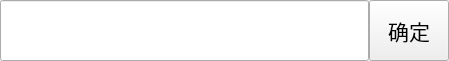
<?xml version="1.0" encoding="UTF-8"?>
<ui version="4.0">
 <class>SearchFri</class>
 <widget class="QWidget" name="SearchFri">
  <property name="geometry">
   <rect>
    <x>0</x>
    <y>0</y>
    <width>449</width>
    <height>61</height>
   </rect>
  </property>
  <property name="windowTitle">
   <string>Form</string>
  </property>
  <layout class="QVBoxLayout" name="verticalLayout">
   <property name="spacing">
    <number>0</number>
   </property>
   <property name="leftMargin">
    <number>0</number>
   </property>
   <property name="topMargin">
    <number>0</number>
   </property>
   <property name="rightMargin">
    <number>0</number>
   </property>
   <property name="bottomMargin">
    <number>0</number>
   </property>
   <item>
    <layout class="QHBoxLayout" name="horizontalLayout">
     <property name="spacing">
      <number>0</number>
     </property>
     <item>
      <widget class="QLineEdit" name="lineEdit">
       <property name="sizePolicy">
        <sizepolicy hsizetype="Expanding" vsizetype="Expanding">
         <horstretch>0</horstretch>
         <verstretch>0</verstretch>
        </sizepolicy>
       </property>
      </widget>
     </item>
     <item>
      <widget class="QPushButton" name="surePB">
       <property name="sizePolicy">
        <sizepolicy hsizetype="Minimum" vsizetype="Expanding">
         <horstretch>0</horstretch>
         <verstretch>0</verstretch>
        </sizepolicy>
       </property>
       <property name="font">
        <font>
         <family>Agency FB</family>
         <pointsize>16</pointsize>
        </font>
       </property>
       <property name="text">
        <string>确定</string>
       </property>
      </widget>
     </item>
    </layout>
   </item>
  </layout>
 </widget>
 <resources/>
 <connections/>
</ui>
